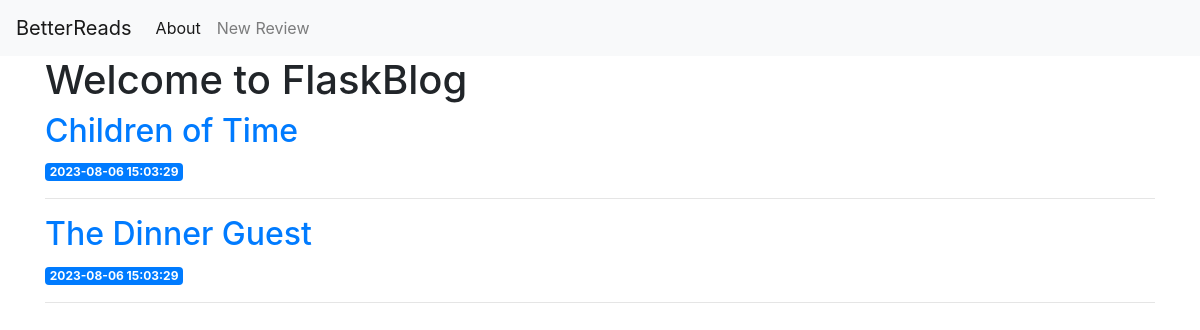
Before: / with the older database file.
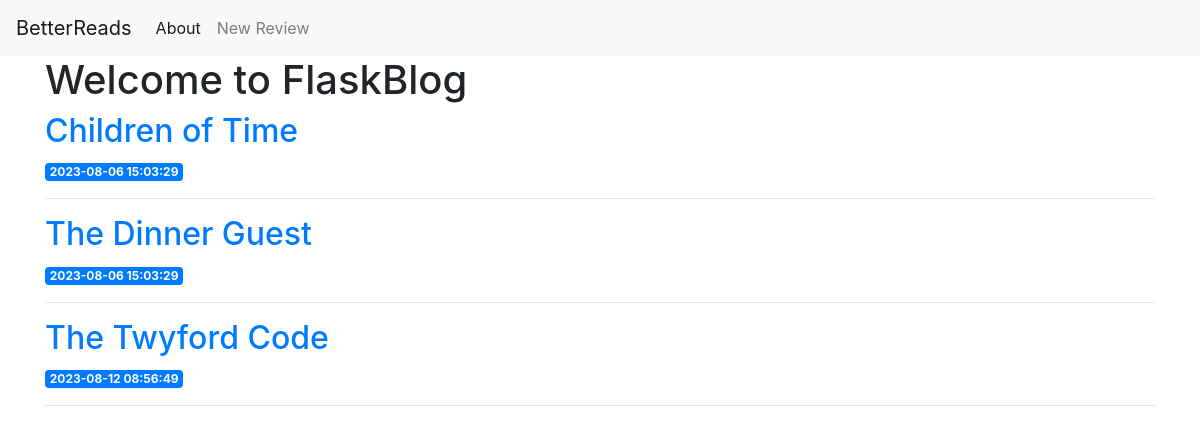
After: the same page with the newer database file.
### tables this page shows
CREATE TABLE reviews (
        id INTEGER PRIMARY KEY AUTOINCREMENT,
        created TIMESTAMP NOT NULL DEFAULT CURRENT_TIMESTAMP,
        title TEXT NOT NULL,
        author TEXT NOT NULL,
        rating INTEGER NOT NULL,
        content TEXT NOT NULL
    );

### app.py (the view)
@app.route('/')
def index():
    conn = get_db_connection()
    reviews = conn.execute('SELECT * FROM reviews').fetchall()
    conn.close()
    return render_template('index.html', reviews=reviews)

### app.py (called while the page is built)
def get_db_connection():
    conn = sqlite3.connect('database.db')
    conn.row_factory = sqlite3.Row
    return conn

### templates/index.html
{% extends 'base.html' %} {% block content %}
<h1>{% block title %} Welcome to FlaskBlog {% endblock %}</h1>
{% for review in reviews %}
<a href="{{ url_for('review', review_id=review['id']) }}">
  <h2>{{ review['title'] }}</h2>
</a>
<span class="badge badge-primary">{{ review['created'] }}</span>
<hr />
{% endfor %} {% endblock %}

### templates/base.html (shortened to what this page needs)
<!DOCTYPE html>
<html lang="en">
  <head>
    <link
      rel="stylesheet"
      href="https://stackpath.bootstrapcdn.com/bootstrap/4.3.1/css/bootstrap.min.css"
    />
  </head>
  <body>
    <nav class="navbar navbar-expand-md navbar-light bg-light">
      <a class="navbar-brand" href="{{ url_for('index')}}">BetterReads</a>
      <div class="collapse navbar-collapse" id="navbarNav">
        <ul class="navbar-nav">
          <li class="nav-item active">
            <a class="nav-link" href="#">About</a>
          </li>
          <li class="nav-item">
            <a class="nav-link" href="{{url_for('create')}}">New Review</a>
          </li>
        </ul>
      </div>
    </nav>
    <div class="container">
       {% block content %} {% endblock %}
    </div>
  </body>
</html>

Changed rows visible on the page:
added reviews: title "The Twyford Code", created "2023-08-12 08:56:49"
